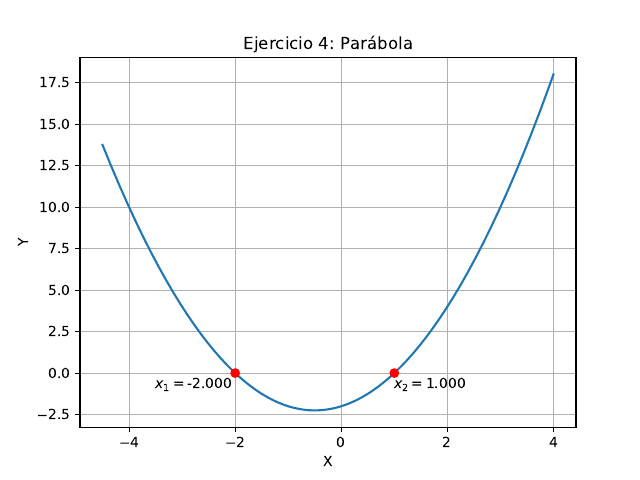

This figure's Python source:
import numpy as np
import matplotlib.pyplot as plt
import matplotlib.markers as mkr
from TP0_3 import Bhaskara


def plot_parabola(a, b=0, c=0):
	step = 0.1
	x = np.linspace(-4.5, 4, 1000)
	y = np.zeros((len(x),1))
	index = 0
	for i in x:
		y[index] = a*i**2+b*i+c
		index += 1
	roots = Bhaskara(a, b, c)

	fig = plt.figure(1)
	plt.plot(x,y, marker=None)
	plt.title('Ejercicio 4: Parábola')
	plt.xlabel('X')
	plt.ylabel('Y')
	plt.plot(roots[0], 0, marker='o', color='red')
	plt.plot(roots[1], 0, marker='o', color='red')
	plt.text(roots[0]-1.5, -1, r'$x_1=$' + str('%.3f'%roots[0]))
	plt.text(roots[1], -1, r'$x_2=$' + str('%.3f'%roots[1]))
	plt.grid()
	plt.savefig('TP0_4.pdf')
	plt.show()


plot_parabola(1, 1, -2)  # llamado a la funcion de plot


